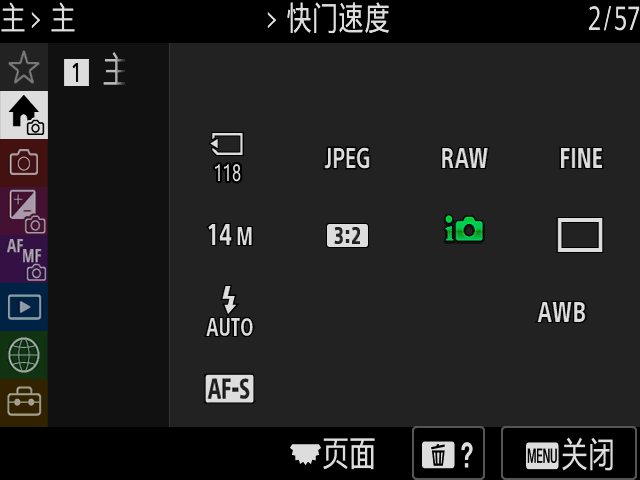
#> input picture report/2026-11-11-touchscreen/menu-before-touch.png, 640 x 480 px
$ python -i measure-startup-navigation.py   (imports and definitions only)
#> lines starting #> are read from the running program, lines starting #| are printed output that depends on the picture
#> further down, picture is the input picture: PIL image 640x480 RGB; mean R, G, B 34, 33.8, 33.9
#!/usr/bin/env python3
"""Measure real startup-language navigation on an owned 1360x930 product window.

This uses X11 pixels, not button highlights; it never claims capture or full boot.
"""
import argparse
import atexit
import ctypes
import hashlib
import json
import os
from pathlib import Path
import statistics
import subprocess
import time

from PIL import Image, ImageChops


class LCDRegion:
    # [19 lines left out: function __init__, not called in this run]

    def close(self):
        if self.display:
            self.lib.XCloseDisplay(self.display); self.display = None

    # [12 lines left out: function read, not called in this run]


def orange(image):
    r, g, b = image.crop((50, 50, image.width-50, image.height-35)).split()
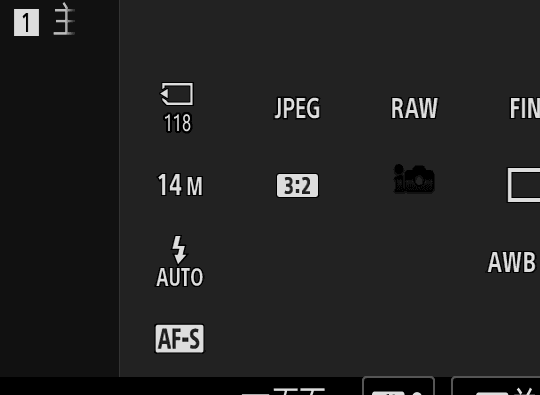
#> r: PIL image 540x395 L; min 0, max 221, mean 33.9
    mask = ImageChops.multiply(r.point([255 if v>140 else 0 for v in range(256)]),
                              g.point([255 if 20<v<115 else 0 for v in range(256)]))
#> mask: PIL image 540x395 L; every value is 0
    mask = ImageChops.multiply(mask,b.point([255 if v<70 else 0 for v in range(256)]))
    raw = mask.tobytes(); width = mask.width
#> after `width = mask.width`: width = 540
    counts = [raw[y*width:(y+1)*width].count(b'\xff') for y in range(mask.height)]
#> counts = 395 values from 0 to 0
    count = sum(counts)
#> count = 0
    return (50+sum(y*n for y,n in enumerate(counts))/count,count) if count>1200 else None


def focused_pixels(image):
    selected = orange(image)
    if selected is None:
        return None
    center = int(selected[0])
    return hashlib.sha256(image.crop((70, center-22, image.width-70, center+22)).tobytes()).hexdigest()


# [81 lines left out: functions native, main, not called in this run]


# [1 line not run here, left out]

>>> from PIL import Image
>>> picture = Image.open('../report/2026-11-11-touchscreen/menu-before-touch.png')
>>> result = focused_pixels(picture)
